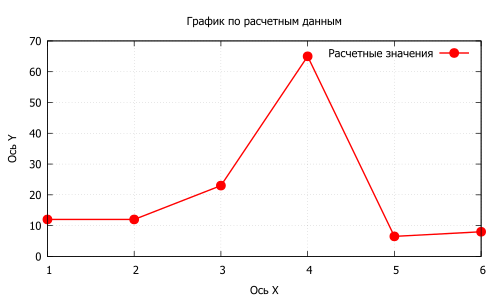

Reproduce this figure in gnuplot.
set terminal pdfcairo
set output "task1.pdf"


set title 'График по расчетным данным'
set xlabel 'Ось X'
set ylabel 'Ось Y'
set grid

 
# with linespoints - линии с точками, lw - толщина линии, pt - тип точки
plot 'data.txt' using 1:2 with linespoints lw 2 pt 7 lc rgb "red" title 'Расчетные значения'
